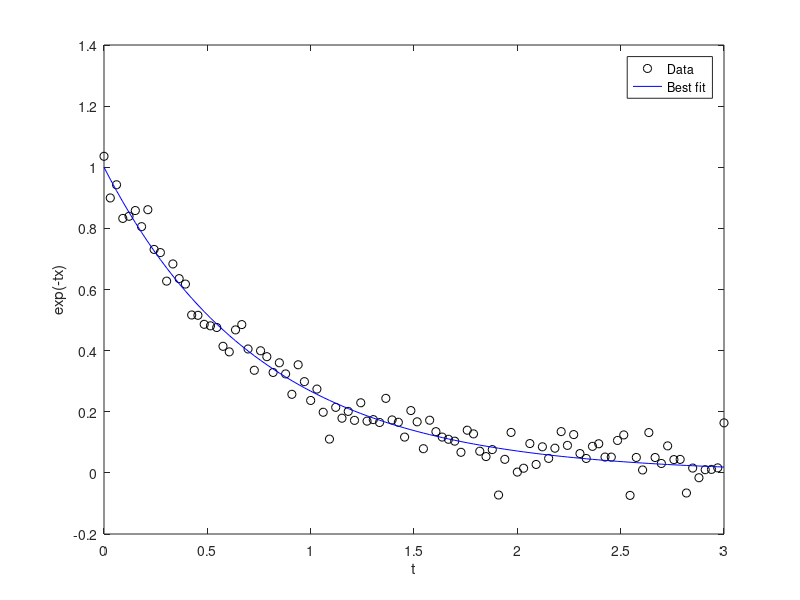

MATLAB code to generate this figure: (Note: this script raises an error after producing the figure.)
%% Ejemplo 8.3
clc;
% Funcion generadora de los datos
d = linspace(0,3);
y = exp(-1.3*d) + 0.05*randn(size(d));

% Funcion de aproximacion
fun = @(r)exp(-d*r)-y;
x0 = 4;
x = lsqnonlin(fun,x0)
plot(d,y,'ko',d,exp(-x*d),'b-')
legend('Data','Best fit')
xlabel('t')
ylabel('exp(-tx)')

%% 8.1
clc;
syms x y
f=[x-0.4, y-0.8, x^2+y^2-1];
jac_f = jacobian(f)

epsilon = 1;
tolerance = -1;
itermax = 100;
x0 = 100;
y0 = 16545646;

xy0 = [x0,y0]';
%xy0 = rand(2,1)
xy = xy0;
f_xy0 = double(subs(f, {x, y}, {xy0(1), xy0(2)}))'
stop_err = double(subs(jac_f, {x, y}, {xy0(1), xy0(2)}))*(xy - xy0);
 err = f_xy0 + stop_err;
error = norm(err);

iter = 0
while norm(stop_err) > tolerance & iter < itermax
    xy0 = xy;
    xy = xy0 - epsilon*pinv(double(subs(jac_f, {x, y}, {xy0(1), xy0(2)}))) * double(subs(f, {x, y}, {xy0(1), xy0(2)}))';
    f_xy0 = double(subs(f, {x, y}, {xy0(1), xy0(2)}))';
    stop_err = double(subs(jac_f, {x, y}, {xy0(1), xy0(2)}))*(xy - xy0);
    err = f_xy0 + stop_err;
    error = norm(err)
    iter = iter + 1;
end

iter
xy